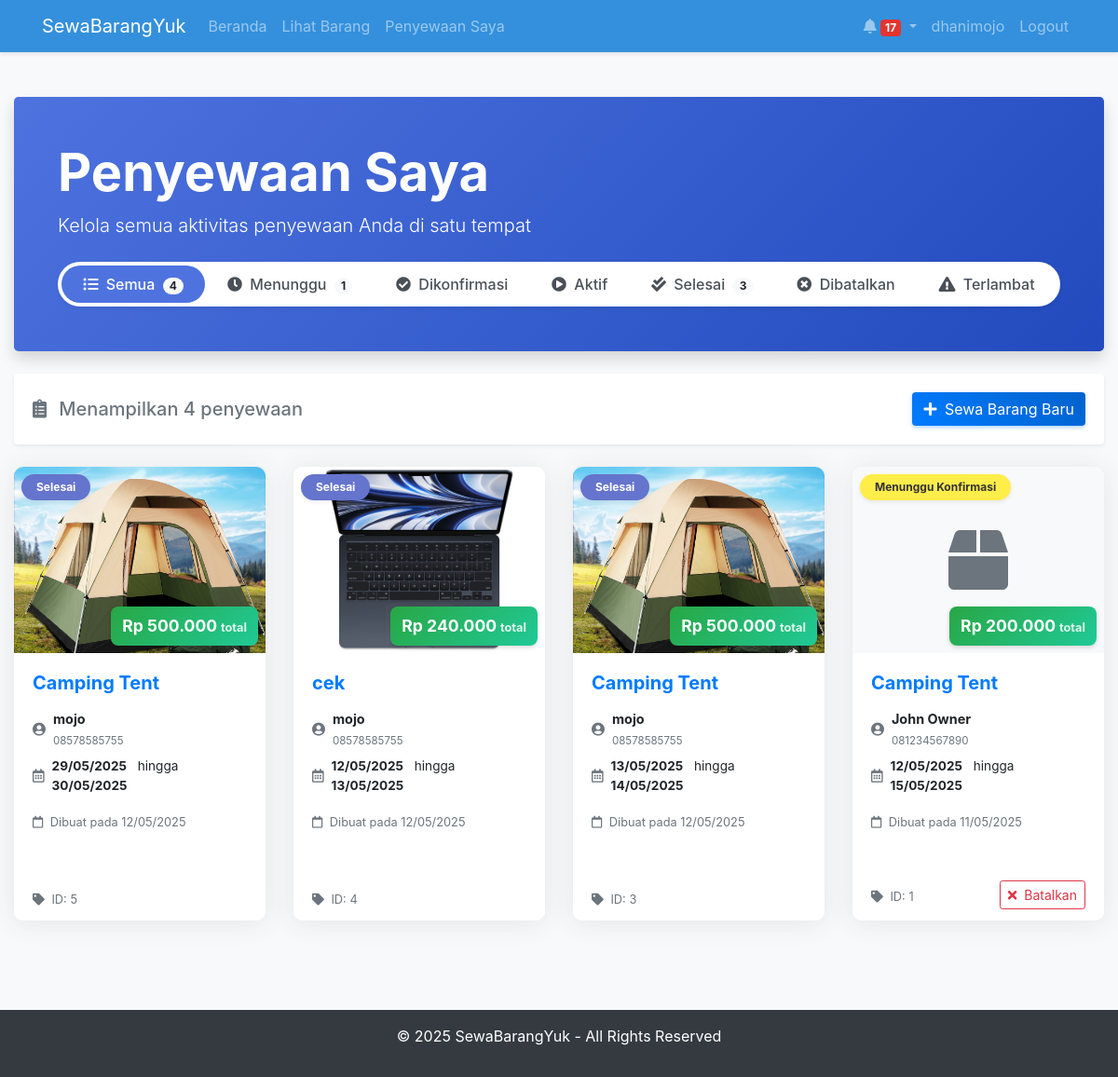
/renter/my_rentals.php (signed in), run on the app's committed database.
### tables this page shows
CREATE TABLE `rentals` (
  `rental_id` int(11) NOT NULL,
  `item_id` int(11) NOT NULL,
  `renter_id` int(11) NOT NULL,
  `start_date` date NOT NULL,
  `end_date` date NOT NULL,
  `total_price` decimal(10,2) NOT NULL,
  `status` enum('pending','confirmed','active','completed','cancelled','late') NOT NULL DEFAULT 'pending',
  `id_card_image` varchar(255) NOT NULL,
  `return_status` tinyint(1) DEFAULT 0,
  `created_at` timestamp NOT NULL DEFAULT current_timestamp(),
  `updated_at` timestamp NOT NULL DEFAULT current_timestamp() ON UPDATE current_timestamp()
);

CREATE TABLE `items` (
  `item_id` int(11) NOT NULL,
  `owner_id` int(11) NOT NULL,
  `name` varchar(100) NOT NULL,
  `description` text DEFAULT NULL,
  `price_per_day` decimal(10,2) NOT NULL,
  `stock` int(11) NOT NULL DEFAULT 1,
  `image` text DEFAULT NULL,
  `is_available` tinyint(1) DEFAULT 1,
  `created_at` timestamp NOT NULL DEFAULT current_timestamp(),
  `updated_at` timestamp NOT NULL DEFAULT current_timestamp() ON UPDATE current_timestamp()
);

CREATE TABLE `users` (
  `user_id` int(11) NOT NULL,
  `name` varchar(100) NOT NULL,
  `email` varchar(100) NOT NULL,
  `password` varchar(255) NOT NULL,
  `address` text NOT NULL,
  `phone` varchar(20) NOT NULL,
  `profile_image` varchar(255) DEFAULT NULL,
  `user_type` enum('renter','owner','both') NOT NULL DEFAULT 'renter',
  `created_at` timestamp NOT NULL DEFAULT current_timestamp(),
  `updated_at` timestamp NOT NULL DEFAULT current_timestamp() ON UPDATE current_timestamp()
);

### config/db.php (called while the page is built, shortened)
<?php
$host = 'localhost';
$db = 'rental_system';
$user = 'root';
$pass = '';
$charset = 'utf8mb4';
$dsn = "mysql:host=$host;dbname=$db;charset=$charset";
$options = [
    PDO::ATTR_ERRMODE            => PDO::ERRMODE_EXCEPTION,
    PDO::ATTR_DEFAULT_FETCH_MODE => PDO::FETCH_ASSOC,
    PDO::ATTR_EMULATE_PREPARES   => false,
];
try {
    $pdo = new PDO($dsn, $user, $pass, $options);
} catch (PDOException $e) {
    throw new PDOException($e->getMessage(), (int)$e->getCode());
}
function executeQuery($sql, $params = []) {
    global $pdo;
    $stmt = $pdo->prepare($sql);
    $stmt->execute($params);
    return $stmt;
}
function fetchAll($sql, $params = []) {
    $stmt = executeQuery($sql, $params);
    return $stmt->fetchAll();
}
?>

### includes/functions.php (called while the page is built, shortened)
<?php
function formatDate($date) {
    $date = new DateTime($date);
    return $date->format('d/m/Y');
}
function formatPrice($price) {
    return 'Rp ' . number_format($price, 0, ',', '.');
}
?>

### renter/my_rentals.php (the view, shortened to what this page needs)
<?php
require_once '../includes/header.php';
$status_filter = $_GET['status'] ?? 'all';
$sql = "SELECT r.*, i.name as item_name, i.image as item_image, u.name as owner_name,
        u.phone as owner_phone, DATEDIFF(r.end_date, CURDATE()) as days_remaining
        FROM rentals r
        JOIN items i ON r.item_id = i.item_id
        JOIN users u ON i.owner_id = u.user_id
        WHERE r.renter_id = ?";
$params = [$_SESSION['user_id']];
$sql .= " ORDER BY r.created_at DESC";
$rentals = fetchAll($sql, $params);
$status_counts = [
    'all' => 0,
    'pending' => 0,
    'confirmed' => 0,
    'active' => 0,
    'completed' => 0,
    'cancelled' => 0,
    'late' => 0
];
foreach ($rentals as $rental) {
    $status_counts['all']++;
    $status_counts[$rental['status']]++;
}
$status_badges = [
    'pending' => ['text' => 'Menunggu Konfirmasi', 'class' => 'badge-warning'],
    'confirmed' => ['text' => 'Dikonfirmasi', 'class' => 'badge-info'],
    'active' => ['text' => 'Aktif', 'class' => 'badge-success'],
    'completed' => ['text' => 'Selesai', 'class' => 'badge-primary'],
    'cancelled' => ['text' => 'Dibatalkan', 'class' => 'badge-danger'],
    'late' => ['text' => 'Terlambat', 'class' => 'badge-danger']
];
?>
<div class="container-fluid py-4">
    <div class="jumbotron bg-primary text-white rounded-lg shadow mb-4">
        <div class="container">
            <h1 class="display-4 font-weight-bold">Penyewaan Saya</h1>
            <p class="lead">Kelola semua aktivitas penyewaan Anda di satu tempat</p>
            <div class="status-filters mt-4">
                <div class="row">
                    <div class="col-12">
                        <ul class="nav nav-pills nav-fill bg-white rounded-pill shadow-sm p-1">
                            <li class="nav-item">
                                <a class="nav-link <?= $status_filter == 'all' ? 'active' : '' ?> rounded-pill px-3" href="?status=all">
                                    <i class="fas fa-list-ul mr-1"></i> Semua
                                    <?php if($status_counts['all'] > 0): ?>
                                    <span class="badge badge-pill badge-light ml-1"><?= $status_counts['all'] ?></span>
                                    <?php endif; ?>
                                </a>
                            </li>
                            <li class="nav-item">
                                <a class="nav-link <?= $status_filter == 'pending' ? 'active' : '' ?> rounded-pill px-3" href="?status=pending">
                                    <i class="fas fa-clock mr-1"></i> Menunggu
                                    <?php if($status_counts['pending'] > 0): ?>
                                    <span class="badge badge-pill badge-light ml-1"><?= $status_counts['pending'] ?></span>
                                    <?php endif; ?>
                                </a>
                            </li>
                            <li class="nav-item">
                                <a class="nav-link <?= $status_filter == 'confirmed' ? 'active' : '' ?> rounded-pill px-3" href="?status=confirmed">
                                    <i class="fas fa-check-circle mr-1"></i> Dikonfirmasi
                                </a>
                            </li>
                            <li class="nav-item">
                                <a class="nav-link <?= $status_filter == 'active' ? 'active' : '' ?> rounded-pill px-3" href="?status=active">
                                    <i class="fas fa-play-circle mr-1"></i> Aktif
                                </a>
                            </li>
                            <li class="nav-item">
                                <a class="nav-link <?= $status_filter == 'completed' ? 'active' : '' ?> rounded-pill px-3" href="?status=completed">
                                    <i class="fas fa-check-double mr-1"></i> Selesai
                                    <?php if($status_counts['completed'] > 0): ?>
                                    <span class="badge badge-pill badge-light ml-1"><?= $status_counts['completed'] ?></span>
                                    <?php endif; ?>
                                </a>
                            </li>
                            <li class="nav-item">
                                <a class="nav-link <?= $status_filter == 'cancelled' ? 'active' : '' ?> rounded-pill px-3" href="?status=cancelled">
                                    <i class="fas fa-times-circle mr-1"></i> Dibatalkan
                                </a>
                            </li>
                            <li class="nav-item">
                                <a class="nav-link <?= $status_filter == 'late' ? 'active' : '' ?> rounded-pill px-3" href="?status=late">
                                    <i class="fas fa-exclamation-triangle mr-1"></i> Terlambat
                                </a>
                            </li>
                        </ul>
                    </div>
                </div>
            </div>
        </div>
    </div>
    <div class="card shadow-sm mb-4">
        <div class="card-body">
            <div class="row align-items-center">
                <div class="col-md-6">
                    <h5 class="mb-0 text-muted">
                        <i class="fas fa-clipboard-list mr-2"></i> Menampilkan <?= count($rentals) ?> penyewaan
                    </h5>
                </div>
                <div class="col-md-6 text-right">
                    <a href="view_items.php" class="btn btn-primary btn-rental">
                        <i class="fas fa-plus mr-1"></i> Sewa Barang Baru
                    </a>
                </div>
            </div>
        </div>
    </div>
    <?php if (count($rentals) > 0): ?>
        <div class="row">
            <?php foreach ($rentals as $rental): ?>
                <div class="col-md-6 col-lg-4 col-xl-3 mb-4">
                    <div class="card h-100 hover-shadow item-card">
                        <div class="position-relative">
                            <?php if ($rental['item_image']): ?>
                                <img src="../assets/images/uploads/items/<?= $rental['item_image'] ?>" class="card-img-top" alt="<?= htmlspecialchars($rental['item_name']) ?>" style="height: 200px; object-fit: cover;">
                            <?php else: ?>
                                <div class="card-img-top bg-light d-flex align-items-center justify-content-center" style="height: 200px;">
                                    <i class="fas fa-box fa-4x text-muted"></i>
                                </div>
                            <?php endif; ?>
                            <div class="position-absolute top-0 left-0 m-2">
                                <span class="badge badge-pill <?= $status_badges[$rental['status']]['class'] ?> px-3 py-2 shadow-sm">
                                    <?= $status_badges[$rental['status']]['text'] ?>
                                </span>
                            </div>
                            <div class="position-absolute bottom-0 right-0 m-2">
                                <div class="price-tag">
                                    <span class="price-amount"><?= formatPrice($rental['total_price']) ?></span>
                                    <span class="price-period">total</span>
                                </div>
                            </div>
                        </div>
                        <div class="card-body">
                            <h5 class="card-title font-weight-bold text-primary"><?= htmlspecialchars($rental['item_name']) ?></h5>
                            <div class="rental-info mt-3">
                                <div class="d-flex align-items-center mb-2">
                                    <i class="fas fa-user-circle text-muted mr-2"></i>
                                    <div>
                                        <div class="font-weight-bold"><?= htmlspecialchars($rental['owner_name']) ?></div>
                                        <small class="text-muted"><?= htmlspecialchars($rental['owner_phone']) ?></small>
                                    </div>
                                </div>
                                <div class="d-flex align-items-center mb-2">
                                    <i class="far fa-calendar-alt text-muted mr-2"></i>
                                    <div>
                                        <div class="rental-dates">
                                            <span class="font-weight-bold"><?= formatDate($rental['start_date']) ?></span>
                                            <span class="mx-2">hingga</span>
                                            <span class="font-weight-bold"><?= formatDate($rental['end_date']) ?></span>
                                        </div>
                                    </div>
                                </div>
                            </div>
                            <div class="mt-3">
                                <?php if (in_array($rental['status'], ['confirmed', 'active'])): ?>
                                    <?php if ($rental['days_remaining'] <= 0): ?>
                                        <div class="alert alert-danger p-2 mb-0">
                                            <i class="fas fa-exclamation-triangle mr-1"></i> Jatuh tempo
                                        </div>
                                    <?php elseif ($rental['days_remaining'] <= 3): ?>
                                        <div class="alert alert-warning p-2 mb-0">
                                            <i class="fas fa-hourglass-half mr-1"></i> <?= $rental['days_remaining'] ?> hari lagi
                                        </div>
                                    <?php else: ?>
                                        <div class="alert alert-info p-2 mb-0">
                                            <i class="far fa-clock mr-1"></i> <?= $rental['days_remaining'] ?> hari lagi
                                        </div>
                                    <?php endif; ?>
                                <?php else: ?>
                                    <small class="text-muted">
                                        <i class="far fa-calendar mr-1"></i> Dibuat pada <?= date('d/m/Y', strtotime($rental['created_at'])) ?>
                                    </small>
                                <?php endif; ?>
                            </div>
                        </div>
                        <div class="card-footer bg-white border-top-0">
                            <div class="d-flex align-items-center justify-content-between">
                                <div>
                                    <small class="text-muted">
                                        <i class="fas fa-tag mr-1"></i> ID: <?= $rental['rental_id'] ?>
                                    </small>
                                </div>
                                <?php if ($rental['status'] == 'pending'): ?>
                                <a href="#" class="btn btn-sm btn-outline-danger">
                                    <i class="fas fa-times mr-1"></i> Batalkan
                                </a>
                                <?php elseif ($rental['status'] == 'active'): ?>
                                <a href="#" class="btn btn-sm btn-outline-primary">
                                    <i class="fas fa-check mr-1"></i> Selesai
                                </a>
                                <?php endif; ?>
                            </div>
                        </div>
                    </div>
                </div>
            <?php endforeach; ?>
        </div>
    <?php endif; ?>
</div>
<?php require_once '../includes/footer.php'; ?>

### assets/css/style.css (style rules this page uses)
body { background-color: #f8f9fa; min-height: 100vh; display: flex; flex-direction: column; }
.card { box-shadow: 0 1px 3px rgba(0, 0, 0, 0.1); border: none; margin-bottom: 20px; }
.btn-primary { background-color: #3490dc; border-color: #3490dc; }
.jumbotron { background-color: #e9ecef; border-radius: 0.3rem; }
.badge-warning { background-color: #ffed4a; color: #333; }
.badge-primary { background-color: #6574cd; }
.text-muted { color: #6c757d !important; }
.bg-primary { background-color: #3490dc !important; }

### renter/my_rentals.php (style rules this page uses)
.jumbotron { background: linear-gradient(135deg, #4e73df 0%, #224abe 100%); padding: 3rem 2rem; }
.status-filters .nav-pills .nav-link { color: #495057; font-weight: 500; transition: all 0.3s ease; }
.status-filters .nav-pills .nav-link.active { background-color: #4e73df; color: white; }
.badge-pill { border-radius: 30px; }
.item-card { border-radius: 10px; overflow: hidden; transition: all 0.3s; border: none; box-shadow: 0 0.15rem 1.75rem 0 rgba(58, 59, 69, 0.1); }
.card { border: none; box-shadow: 0 0.15rem 1.75rem 0 rgba(58, 59, 69, 0.1); }
.price-tag { background-color: #28a745; background: linear-gradient(135deg, #28a745 0%, #20c997 100%); border-radius: 8px; padding: 8px 12px; font-weight: bold; box-shadow: 0 2px 5px rgba(0,0,0,0.15); display: inline-block; }
.price-amount { font-size: 1.1rem; color: white; }
.price-period { font-size: 0.8rem; color: rgba(255, 255, 255, 0.85); }
.position-absolute.bottom-0 { bottom: 0; }
.position-absolute.right-0 { right: 0; }
.position-absolute.top-0 { top: 0; }
.position-absolute.left-0 { left: 0; }
.btn-rental { background: linear-gradient(45deg, #007bff, #0062cc); border: none; box-shadow: 0 2px 4px rgba(0, 123, 255, 0.3); transition: all 0.3s; }
.rental-info { font-size: 0.9rem; }
.rental-dates { font-size: 0.85rem; }

### data on the page
rentals: item.image (picture), status "Selesai", total_price "Rp 500.000", item.name "Camping Tent", users.name "mojo", users.phone "08578585755", start_date "29/05/2025", end_date "30/05/2025", created_at "12/05/2025", rental_id "5"
rentals: item.image (picture), status "Selesai", total_price "Rp 240.000", item.name "cek", users.name "mojo", users.phone "08578585755", start_date "12/05/2025", end_date "13/05/2025", created_at "12/05/2025", rental_id "4"
rentals: item.image (picture), status "Selesai", total_price "Rp 500.000", item.name "Camping Tent", users.name "mojo", users.phone "08578585755", start_date "13/05/2025", end_date "14/05/2025", created_at "12/05/2025", rental_id "3"
rentals: status "Menunggu Konfirmasi", total_price "Rp 200.000", item.name "Camping Tent", users.name "John Owner", users.phone "081234567890", start_date "12/05/2025", end_date "15/05/2025", created_at "11/05/2025", rental_id "1", shows "Batalkan"

### other printed values
$unread_count "17"
$_SESSION['user_name'] "dhanimojo"
$status_counts['all'] "4"
$status_counts['pending'] "1"
$status_counts['completed'] "3"
count($rentals) "4"
